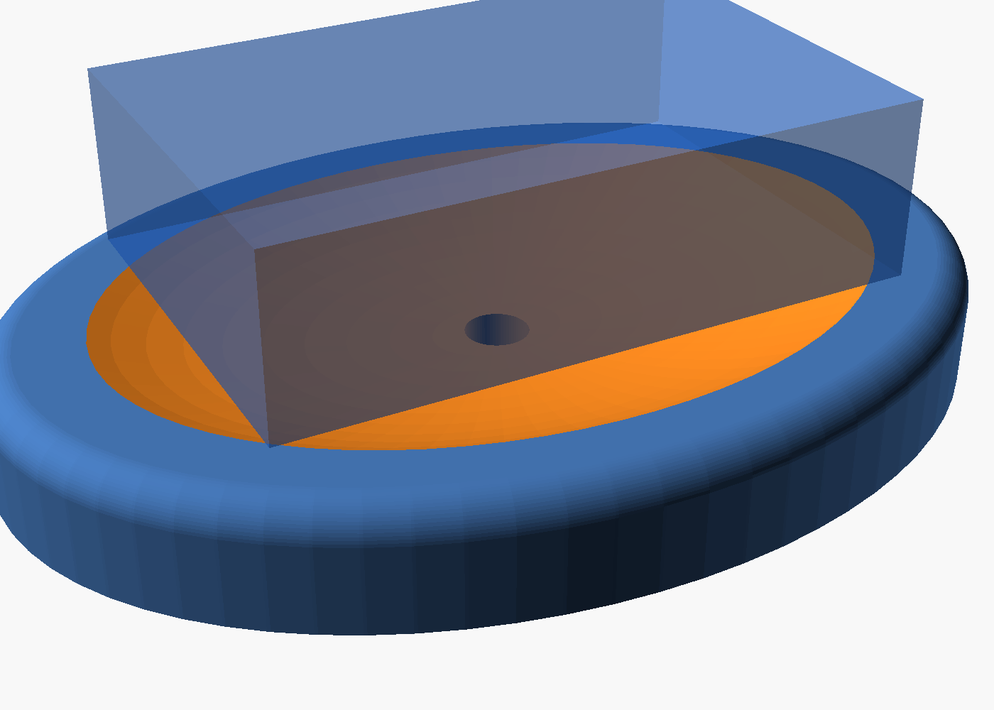
#> input picture tvalkopp/ovalskal_iso.png, 994 x 710 px, shrunk from 1400 x 1000 before the run
$ python rita_tvalkopp_ovalskal.py
#> lines starting #> are read from the running program, lines starting #| are printed output that depends on the picture
#!/usr/bin/env python3
# -*- coding: utf-8 -*-
"""
Ritning av OVAL SKÅL-varianten (ellipsoid-skål, krökt även i djupled).
Genererar: tvalkopp_ovalskal_ritning.png
"""
import os
import numpy as np
import matplotlib
matplotlib.use("Agg")
import matplotlib.pyplot as plt
from matplotlib.patches import Polygon, Rectangle, Ellipse, Circle
from matplotlib.gridspec import GridSpec

# parametrar (= tvalkopp_ovalskal.scad)
L, W, T = 90.0, 60.0, 25.0
A, B, C, fmin, H, border, drain_d = 92.0, 46.0, 34.0, 8.0, 27.0, 5.0, 9.0
half = L/2
zc = fmin + C

def surf(x, y):
    v = 1 - (x/A)**2 - (y/B)**2
    return zc - C*np.sqrt(np.clip(v, 0, None))

rest = float(surf(half, W/2))                       # vilar på hörnen
rimx = A*np.sqrt(max(0, 1-((H-zc)/C)**2))
rimy = B*np.sqrt(max(0, 1-((H-zc)/C)**2))
BLx, BLy = rimx + border, rimy + border

DISH, DISH_E = "#d9d9d9", "#4d4d4d"
SOAP, RED, DIM, NOTE, GRN = "#1f5fbf", "#d62728", "#555555", "#222222", "#0a8f3c"

def dim_h(ax,x0,x1,y,text,off=2.2,fs=8.5,color=DIM):
    ax.annotate("",xy=(x1,y),xytext=(x0,y),arrowprops=dict(arrowstyle="<->",color=color,lw=1.1))
    for xx in (x0,x1): ax.plot([xx,xx],[y-1.2,y+1.2],color=color,lw=0.8)
    ax.text((x0+x1)/2,y+off,text,ha="center",va="bottom",color=color,fontsize=fs)
def dim_v(ax,y0,y1,x,text,off=2.2,fs=8.5,color=DIM):
    ax.annotate("",xy=(x,y1),xytext=(x,y0),arrowprops=dict(arrowstyle="<->",color=color,lw=1.1))
    for yy in (y0,y1): ax.plot([x-1.2,x+1.2],[yy,yy],color=color,lw=0.8)
    ax.text(x+off,(y0+y1)/2,text,ha="left",va="center",color=color,fontsize=fs,rotation=90)

fig = plt.figure(figsize=(16.5, 11.5))
gs = GridSpec(3, 2, height_ratios=[1.0, 0.9, 0.5], hspace=0.26, wspace=0.10,
              left=0.035, right=0.985, top=0.92, bottom=0.03)

# --- 3D render
ax0 = fig.add_subplot(gs[0,0]); ax0.axis("off")
ax0.set_title("3D – OVAL SKÅL (krökt även i djupled)", fontsize=12, fontweight="bold")
if os.path.exists("ovalskal_iso.png"): ax0.imshow(plt.imread("ovalskal_iso.png"))

# --- PLAN
ax = fig.add_subplot(gs[0,1]); ax.set_aspect("equal"); ax.axis("off")
ax.set_title("PLAN – oval form, tvålen vilar på 4 hörn", fontsize=12, fontweight="bold")
ax.add_patch(Ellipse((0,0),2*BLx,2*BLy,facecolor="#f0f0f0",edgecolor=DISH_E,lw=1.4))
ax.add_patch(Ellipse((0,0),2*rimx,2*rimy,facecolor="#eaeaea",edgecolor=DISH_E,lw=1.0,ls=(0,(4,3))))
ax.add_patch(Circle((0,0),drain_d/2,facecolor="#cfe0f0",edgecolor="#9bb8d6",lw=1))
ax.text(0,-7,"avlopp\n(lägsta punkt)",ha="center",va="top",color="#3a6ea5",fontsize=7.5)
ax.add_patch(Rectangle((-half,-W/2),L,W,fill=False,edgecolor=SOAP,lw=1.8,ls=(0,(6,4))))
ax.text(0,W/2-9,"TVÅL",ha="center",color=SOAP,fontsize=10,fontweight="bold")
for sx in (-half,half):
    for sy in (-W/2,W/2): ax.plot(sx,sy,"o",color=RED,ms=7,zorder=5)
ax.annotate("kontakt = 4 underkantshörn\n(minimal kontakt → torkar bäst)",
            xy=(half,W/2),xytext=(0,BLy+9),color=RED,fontsize=8.5,ha="center",
            arrowprops=dict(arrowstyle="->",color=RED,lw=1))
dim_h(ax,-half,half,-BLy-6,f"L={L:.0f}",color=SOAP)
dim_v(ax,-W/2,W/2,BLx+5,f"W={W:.0f}",color=SOAP)
dim_h(ax,-BLx,BLx,-BLy-13,f"oval {2*BLx:.0f} × {2*BLy:.0f}")
ax.set_xlim(-BLx-24,BLx+22); ax.set_ylim(-BLy-20,BLy+18)

# --- LÅNGSEKTION (genom mitten, y=0)
ax = fig.add_subplot(gs[1,:]); ax.set_aspect("equal"); ax.axis("off")
ax.set_title("LÅNGSEKTION (mitten) – djupkrökningen är det som ersätter väggen",
             fontsize=12, fontweight="bold")
xs = np.linspace(-BLx, BLx, 220)
top = [min(H, float(surf(x,0))) for x in xs]
mat = [(-BLx,0)] + list(zip(xs, top)) + [(BLx,0)]
ax.add_patch(Polygon(mat, closed=True, facecolor=DISH, edgecolor=DISH_E, lw=1.4))
# drän
ax.add_patch(Rectangle((-drain_d/2,0),drain_d,fmin,facecolor="#e3eef7",edgecolor="#9bb8d6",lw=0.8))
ax.annotate("avlopp",xy=(0,fmin/2),xytext=(14,-6),color=GRN,fontsize=8.5,
            arrowprops=dict(arrowstyle="->",color=GRN,lw=1))
# soap
ax.add_patch(Polygon([(-half,rest),(half,rest),(half,rest+T),(-half,rest+T)],
                     closed=True,fill=False,edgecolor=SOAP,lw=1.8,ls=(0,(6,4))))
ax.text(0,rest+T/2,"TVÅL",ha="center",va="center",color=SOAP,fontsize=10,fontweight="bold")
ax.plot([-half,half],[rest,rest],color=SOAP,lw=0.8,ls=":")
for sx in (-half,half): ax.plot(sx,rest,"o",color=RED,ms=6,zorder=6)
ax.annotate("vilar på hörnen\n(framför/bakom snittet)",xy=(half,rest),
            xytext=(half-26,rest+30),color=RED,fontsize=8,ha="center",
            arrowprops=dict(arrowstyle="->",color=RED,lw=1))
ax.annotate("",xy=(0,float(surf(0,0))),xytext=(0,rest),arrowprops=dict(arrowstyle="<->",color=GRN,lw=1.1))
ax.text(2,(float(surf(0,0))+rest)/2,f"luftspalt ~{rest-float(surf(0,0)):.0f}\n(mitten torkar)",
        color=GRN,fontsize=8,va="center")
ax.annotate("krökt i djupled → brantare utåt →\ncentrerar & håller vågrät (rak kon skulle tippa)",
            xy=(-half*0.7,float(surf(-half*0.7,0))),xytext=(-BLx+4,rest+T-3),
            color=NOTE,fontsize=8.5,ha="left",arrowprops=dict(arrowstyle="->",color=NOTE,lw=1))
ax.set_xlim(-BLx-22,BLx+22); ax.set_ylim(-12,rest+T+14)

# --- text
axt = fig.add_subplot(gs[2,:]); axt.axis("off"); axt.set_xlim(0,100); axt.set_ylim(0,10)
txt = (
    r"$\bf{Ja-vacker\ OCH\ funktionell\ på\ samma\ gång.}$  Nyckeln är att skålen är KRÖKT i djupled (en ellipsoid), inte raka konväggar. "
    "Krökningen gör ytan brantare ju längre ut man kommer åt alla håll → tvålen centreras och hålls vågrät helt utan väggar (en rak kon hade tippat den).\n"
    "  •  Tvålen vilar på sina 4 underkantshörn → minimal kontakt, torkar bäst.   •  Mitten är lägst → ett borrat avloppshål där (annars samlas vatten under tvålen).\n"
    "  •  Den ovala skålen självriktar även tvålens längdled (den långa formen lägger sig längs den långa axeln).\n"
    r"  $\bf{Tillverkning:}$ \"svarvad oval\" kräver oval-/rosettsvarv (avancerat hantverk). Vanlig svarv ger bara RUND skål - sätt A=B så blir det en rund "
    "skål som funkar lika bra fysiskt. Annars CNC-fräs, handhuggning (täljsten) eller gjutning."
)
axt.text(0.5,9.5,txt,ha="left",va="top",fontsize=9.2,color=NOTE,linespacing=1.45)

fig.suptitle("TVÅLKOPP – OVAL SKÅL: estetiskt vacker oval form som är funktionell tack vare djupkrökningen",
             fontsize=14, fontweight="bold", y=0.965)
fig.text(0.035,0.005,"Alla mått i mm (exempel L=90, W=60, T=25).  Tvål = streckad.  Ytan: ellipsoid (x/%g)²+(y/%g)²+((z-%g)/%g)²=1."
         %(A,B,zc,C),fontsize=8,color="#666")
fig.savefig("tvalkopp_ovalskal_ritning.png", dpi=130)
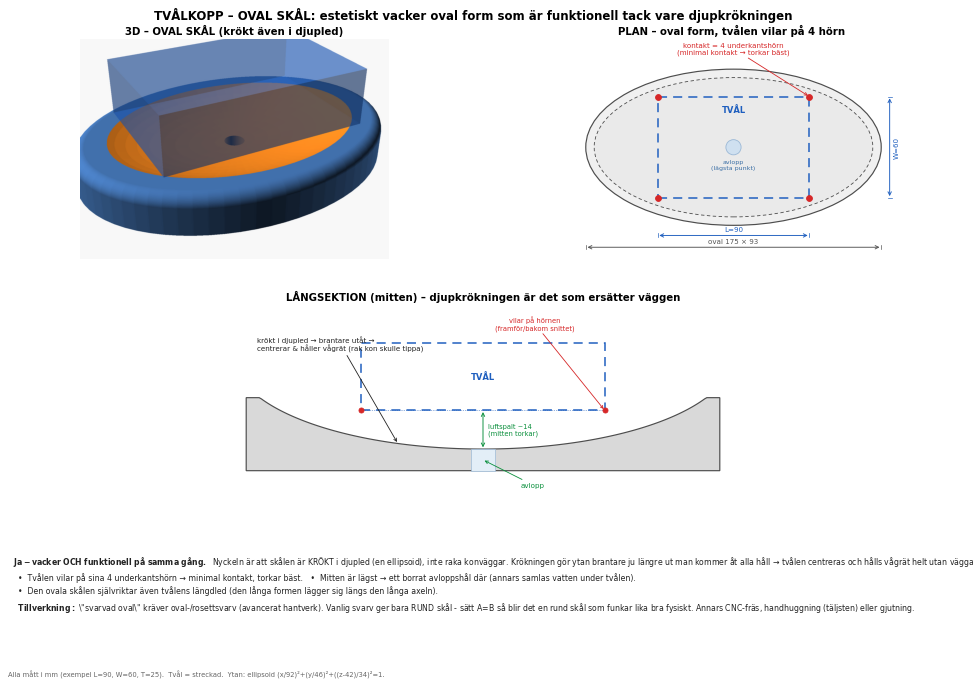
#> figure drawn by matplotlib, 3 panels
print("Sparade tvalkopp_ovalskal_ritning.png  (rest=%.1f, rim=%.0fx%.0f, oval=%.0fx%.0f)"
      %(rest,2*rimx,2*rimy,2*BLx,2*BLy))

$ run again, with tvalkopp/bat_iso.png copied over tvalkopp/ovalskal_iso.png
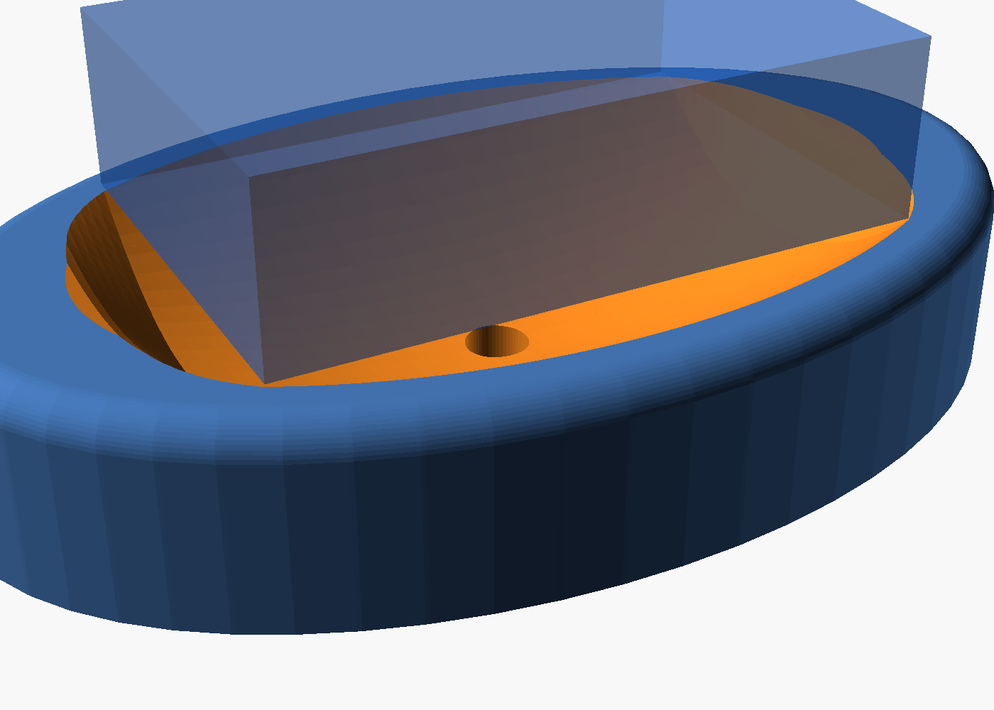
#> input picture tvalkopp/bat_iso.png, 994 x 710 px, shrunk from 1400 x 1000 before the run
#> `fig.savefig("tvalkopp_ovalskal_ritning.png", dpi=130)`:
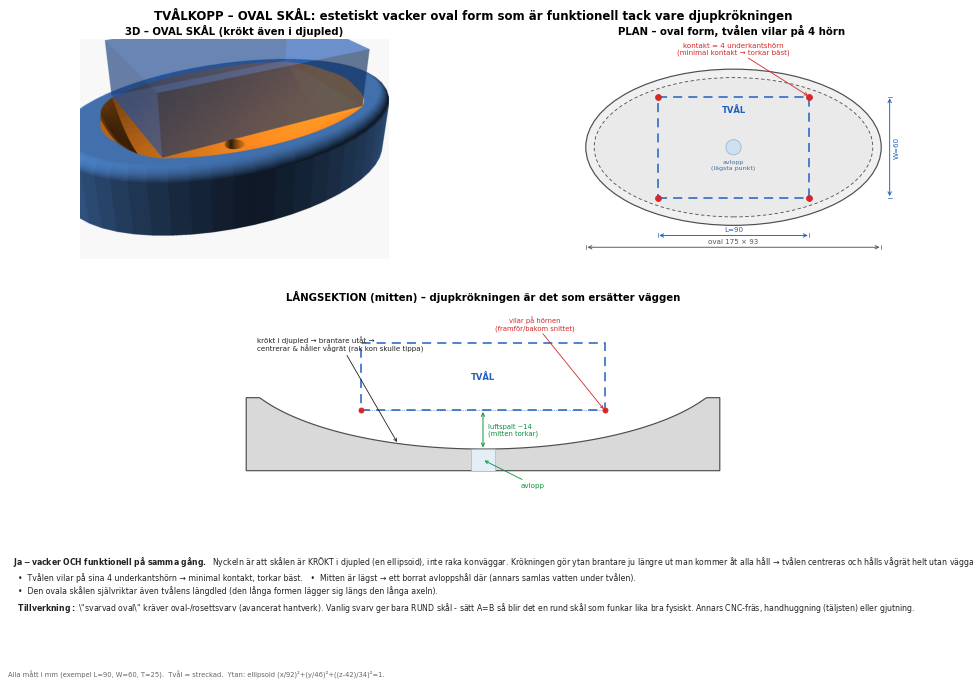
#> figure drawn by matplotlib, 3 panels

$ run again, with tvalkopp/bat_sump_iso.png copied over tvalkopp/ovalskal_iso.png
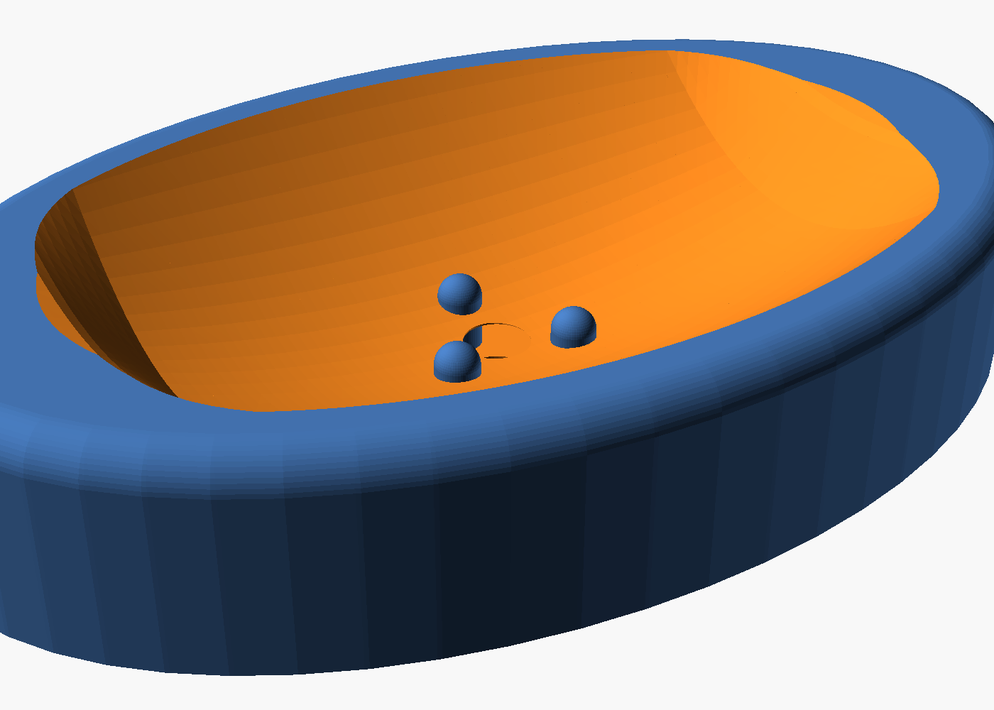
#> input picture tvalkopp/bat_sump_iso.png, 994 x 710 px, shrunk from 1400 x 1000 before the run
#> `fig.savefig("tvalkopp_ovalskal_ritning.png", dpi=130)`:
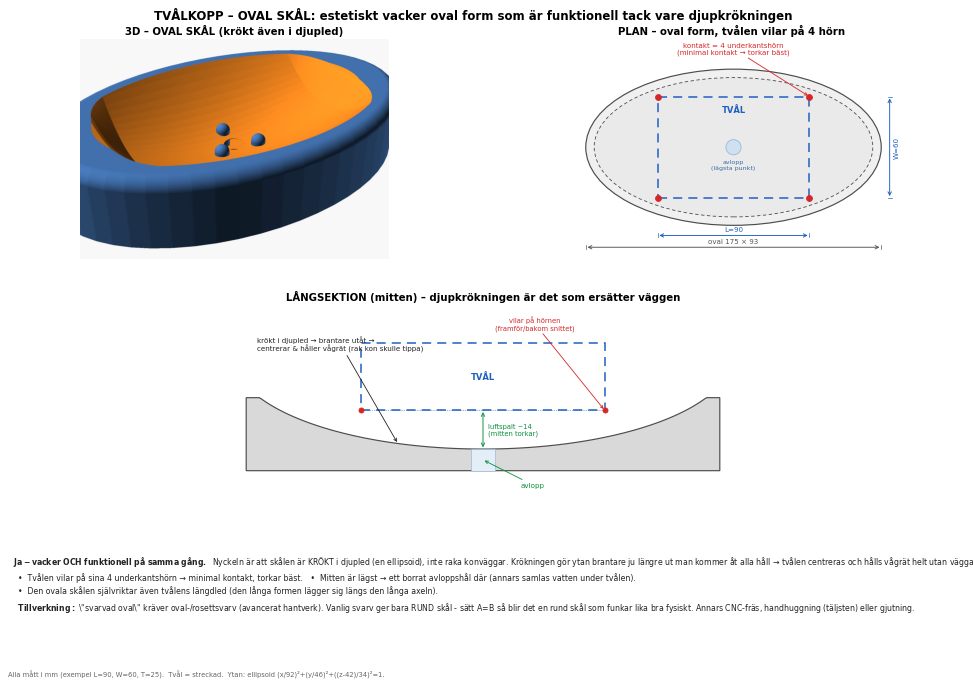
#> figure drawn by matplotlib, 3 panels

$ run again, with tvalkopp/oppen_iso.png copied over tvalkopp/ovalskal_iso.png
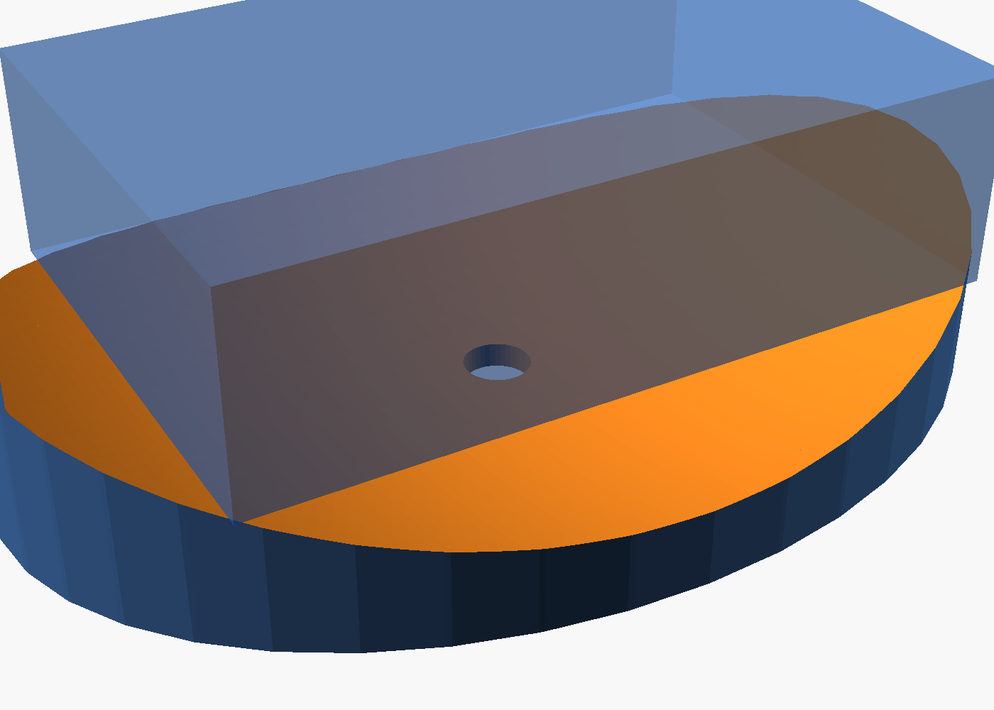
#> input picture tvalkopp/oppen_iso.png, 994 x 710 px, shrunk from 1400 x 1000 before the run
#> `fig.savefig("tvalkopp_ovalskal_ritning.png", dpi=130)`:
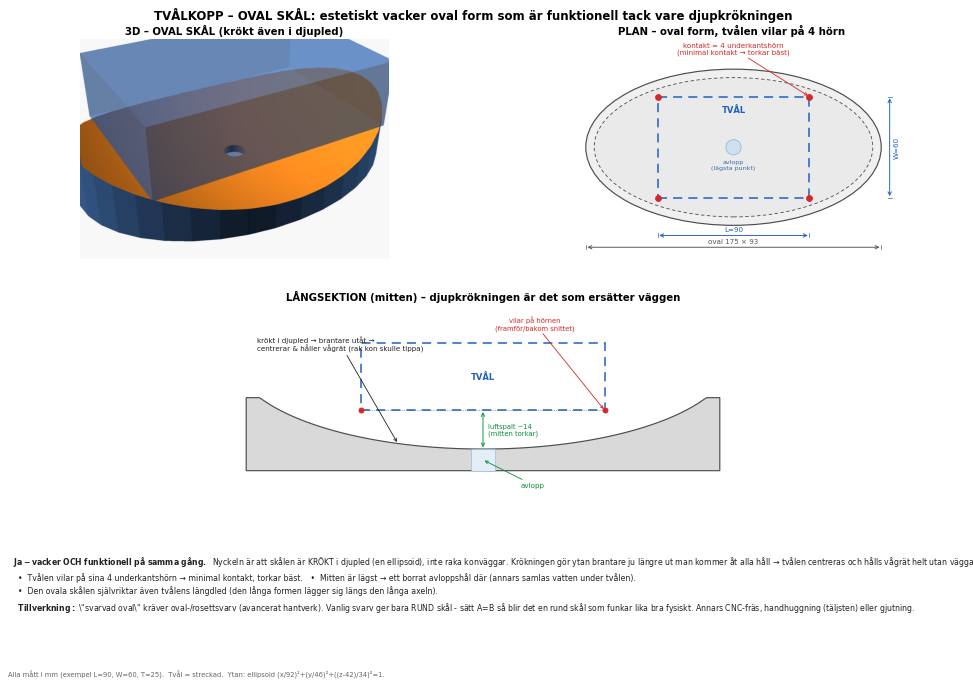
#> figure drawn by matplotlib, 3 panels
